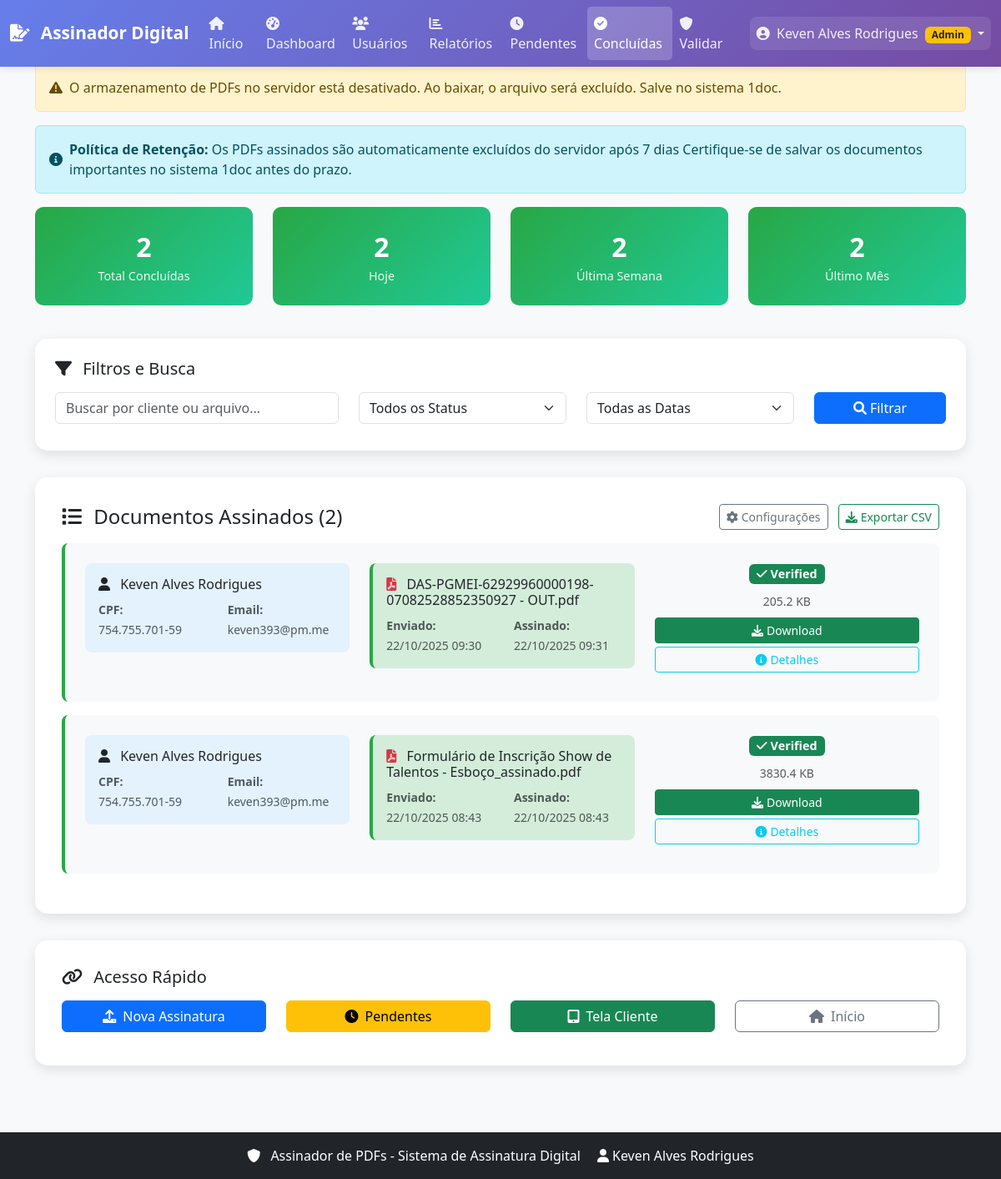
/internal/completed (signed in), run on an earlier commit of the app's database.
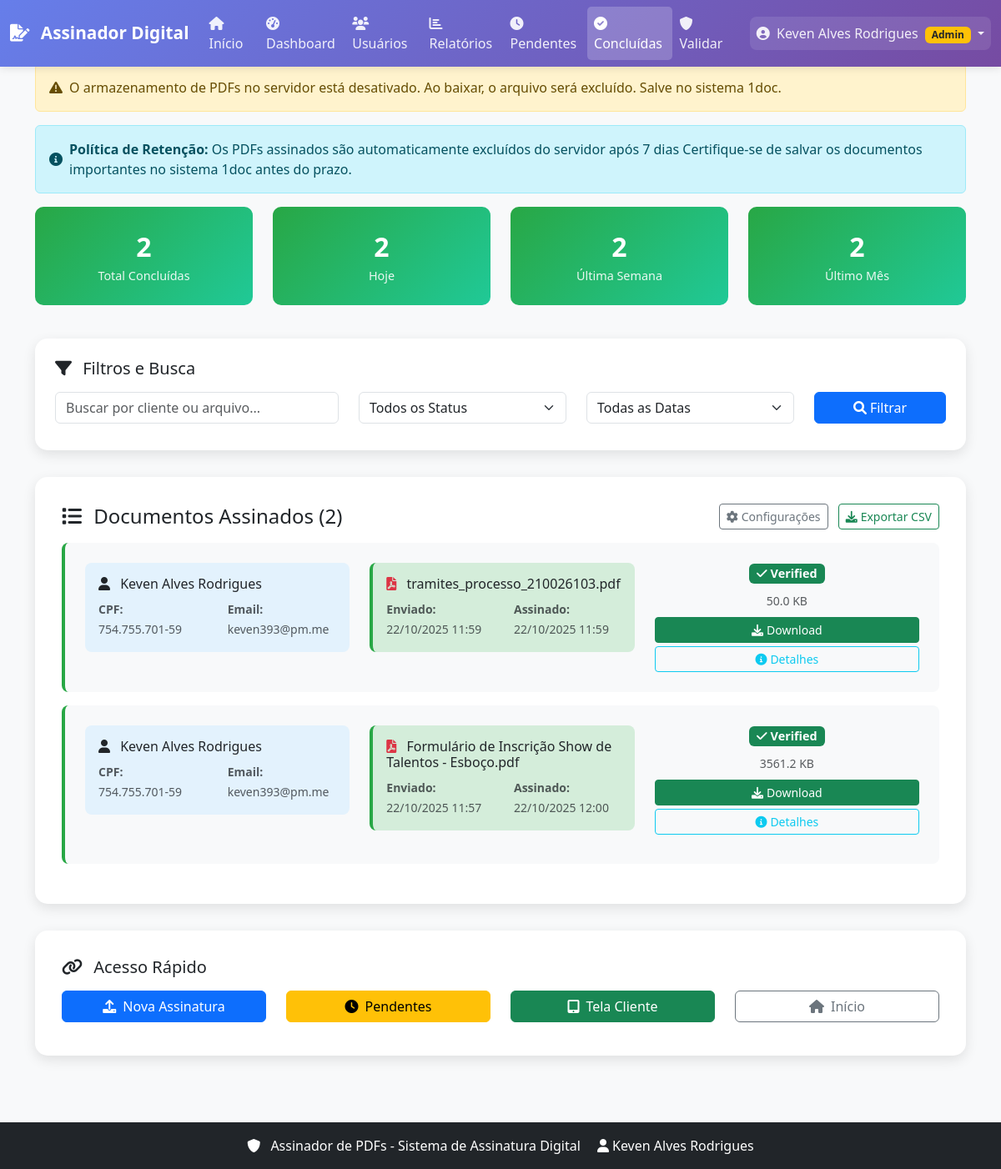
And on a later commit of the database.
### models.py (models this page shows, shortened)
class Signature(db.Model):
    __tablename__ = 'signatures'
    __table_args__ = (
        db.Index('idx_signatures_user_id', 'user_id'),
        db.Index('idx_signatures_timestamp', 'timestamp'),
        db.Index('idx_signatures_file_id', 'file_id'),
        db.Index('idx_signatures_status', 'status'),
        db.Index('idx_signatures_hash', 'signature_hash'),
    )
    id = db.Column(db.Integer, primary_key=True)
    user_id = db.Column(db.Integer, db.ForeignKey('users.id'), nullable=False)
    file_id = db.Column(db.String(255), nullable=False)
    original_filename = db.Column(db.String(255), nullable=False)
    signature_hash = db.Column(db.String(64), nullable=False)  # SHA-256 hex = 64 chars
    signature_algorithm = db.Column(db.String(50), nullable=False)
    signature_data = db.Column(db.Text)  # Dados da assinatura digital (base64)
    timestamp = db.Column(db.DateTime, default=datetime.now)
    file_size = db.Column(db.Integer)
    signature_valid = db.Column(db.Boolean, default=True)
    signed_pdf = db.Column(db.LargeBinary)
    pdf_hash_cached = db.Column(db.String(64), index=True)  # Cache do hash para evitar recalcular
    pdf_file_path = db.Column(db.String(500))  # Caminho do PDF no filesystem
    document_type_id = db.Column(db.Integer, db.ForeignKey('document_types.id'))
    client_name = db.Column(db.String(255))
    client_cpf = db.Column(db.String(14))
    client_email = db.Column(db.String(255))
    client_phone = db.Column(db.String(20))
    client_birth_date = db.Column(db.Date)
    client_address = db.Column(db.Text)
    ip_address = db.Column(db.String(45))
    mac_address = db.Column(db.String(17))  # Formato XX:XX:XX:XX:XX:XX
    user_agent = db.Column(db.Text)
    browser_name = db.Column(db.String(50))
    browser_version = db.Column(db.String(20))
    operating_system = db.Column(db.String(100))
    device_type = db.Column(db.String(20))  # Desktop, Mobile, Tablet
    screen_resolution = db.Column(db.String(20))
    timezone = db.Column(db.String(50))
    location_country = db.Column(db.String(100))
    location_city = db.Column(db.String(100))
    location_latitude = db.Column(db.Float)
    location_longitude = db.Column(db.Float)
    signature_method = db.Column(db.String(20), default='drawing')  # drawing, upload, etc.
    signature_duration = db.Column(db.Integer)  # Tempo gasto na assinatura em segundos
    verification_status = db.Column(db.String(20), default='verified')
    verification_notes = db.Column(db.Text)
    status = db.Column(db.String(20), default='pending')  # pending, completed, cancelled
    created_at = db.Column(db.DateTime, default=datetime.now)
    updated_at = db.Column(db.DateTime, default=datetime.now, onupdate=datetime.now)

### app.py (the view)
    @app.route('/internal/completed')
    @login_required
    def internal_completed_signatures():
        completed_signatures = Signature.query.filter_by(
            user_id=current_user.id,
            status='completed'
        ).order_by(Signature.timestamp.desc()).all()
        now_dt = datetime.now()
        today_start = datetime(now_dt.year, now_dt.month, now_dt.day)
        week_ago_dt = now_dt - timedelta(days=7)
        month_ago_dt = now_dt - timedelta(days=30)
        today_count = sum(1 for s in completed_signatures if s.updated_at and s.updated_at >= today_start)
        week_count = sum(1 for s in completed_signatures if s.updated_at and s.updated_at >= week_ago_dt)
        month_count = sum(1 for s in completed_signatures if s.updated_at and s.updated_at >= month_ago_dt)
        return render_template('internal/completed.html',
                            signatures=completed_signatures,
                            today_count=today_count,
                            week_count=week_count,
                            month_count=month_count,
                            store_pdfs=get_store_pdfs_flag())

### app.py (called while the page is built)
def get_client_ip(request_obj):
    if request_obj.headers.get('X-Forwarded-For'):
        return request_obj.headers.get('X-Forwarded-For').split(',')[0].strip()
    elif request_obj.headers.get('X-Real-IP'):
        return request_obj.headers.get('X-Real-IP')
    elif request_obj.headers.get('X-Forwarded'):
        return request_obj.headers.get('X-Forwarded')
    elif request_obj.headers.get('X-Cluster-Client-IP'):
        return request_obj.headers.get('X-Cluster-Client-IP')
    else:
        return request_obj.remote_addr

### utils/mobile_optimizations.py (called while the page is built, shortened)
def is_mobile_device():
    user_agent = request.headers.get('User-Agent', '').lower()
    mobile_indicators = [
        'mobile', 'android', 'iphone', 'ipad', 'tablet',
        'samsung', 'chrome', 'safari'
    ]
    return any(indicator in user_agent for indicator in mobile_indicators)

def optimize_for_device():
    if not is_mobile_device():
        return

def get_optimized_query_limits():
    if not is_mobile_device():
        return 100  # Desktop

def should_use_compression():
    if not is_mobile_device():
        return False
    return True

def get_cache_timeout():
    if not is_mobile_device():
        return 300  # 5 minutos para desktop

### templates/internal/completed.html (shortened to what the changed rows need)
{% extends "base.html" %}
{% block content %}
<div class="container">
        {% if signatures %}
        <div class="completed-card">
            {% for signature in signatures %}
            <div class="signature-item" data-client="{{ signature.client_name|lower }}" data-filename="{{ signature.original_filename|lower }}" data-status="{{ signature.verification_status }}" data-date="{{ signature.updated_at.strftime('%Y-%m-%d') }}">
                <div class="row">
                    <div class="col-md-4">
                        <div class="client-info">
                            <h6 class="mb-2">
                                <i class="fas fa-user me-2"></i>
                                {{ signature.client_name }}
                            </h6>
                            <div class="row">
                                <div class="col-6">
                                    <small class="text-muted">
                                        <strong>CPF:</strong><br>
                                        {{ signature.client_cpf|cpf }}
                                    </small>
                                </div>
                                <div class="col-6">
                                    <small class="text-muted">
                                        <strong>Email:</strong><br>
                                        {{ signature.client_email or 'Não informado' }}
                                    </small>
                                </div>
                            </div>
                        </div>
                    </div>
                    <div class="col-md-4">
                        <div class="signature-details">
                            <h6 class="mb-2">
                                <i class="fas fa-file-pdf me-2 text-danger"></i>
                                {{ signature.original_filename }}
                            </h6>
                            <div class="row">
                                <div class="col-6">
                                    <small class="text-muted">
                                        <strong>Enviado:</strong><br>
                                        {{ signature.timestamp.strftime('%d/%m/%Y %H:%M') }}
                                    </small>
                                </div>
                                <div class="col-6">
                                    <small class="text-muted">
                                        <strong>Assinado:</strong><br>
                                        {{ signature.updated_at.strftime('%d/%m/%Y %H:%M') }}
                                    </small>
                                </div>
                            </div>
                        </div>
                    </div>
                    <div class="col-md-4">
                        <div class="text-center mb-2">
                            <span class="badge bg-success status-badge">
                                <i class="fas fa-check me-1"></i>{{ signature.verification_status|title }}
                            </span>
                        </div>
                        <div class="text-center mb-2">
                            <small class="text-muted">
                                {{ (signature.file_size / 1024)|round(1) }} KB
                            </small>
                        </div>
                        <div class="d-grid gap-1">
                            <a href="{{ url_for('client_download_signed', signature_id=signature.id) }}"
                               class="btn btn-success btn-sm download-btn"
                               data-store="{{ '1' if store_pdfs else '0' }}"
                               data-filename="{{ signature.original_filename }}">
                                <i class="fas fa-download me-1"></i>Download
                            </a>
                            <button type="button" class="btn btn-outline-info btn-sm"
                                onclick="showSignatureDetails('{{ signature.id }}')">
                                <i class="fas fa-info-circle me-1"></i>Detalhes
                            </button>
                        </div>
                    </div>
                </div>
            </div>
            {% endfor %}
        </div>
        {% endif %}
    </div>
{% endblock %}

What changed in the data, as far as the page shows it:
changed Signature: original_filename "DAS-PGMEI-62929960000198-07082528852350927 - OUT.pdf" → "tramites_processo_210026103.pdf"; timestamp "22/10/2025 09:30" → "22/10/2025 11:59"; updated_at "22/10/2025 09:31" → "22/10/2025 11:59"; (signature.file_size/1024)|round(1) "205.2" → "50.0"
changed Signature: original_filename "Formulário de Inscrição Show de Talentos - Esboço_assinado.pdf" → "Formulário de Inscrição Show de Talentos - Esboço.pdf"; timestamp "22/10/2025 08:43" → "22/10/2025 11:57"; updated_at "22/10/2025 08:43" → "22/10/2025 12:00"; (signature.file_size/1024)|round(1) "3830.4" → "3561.2"
